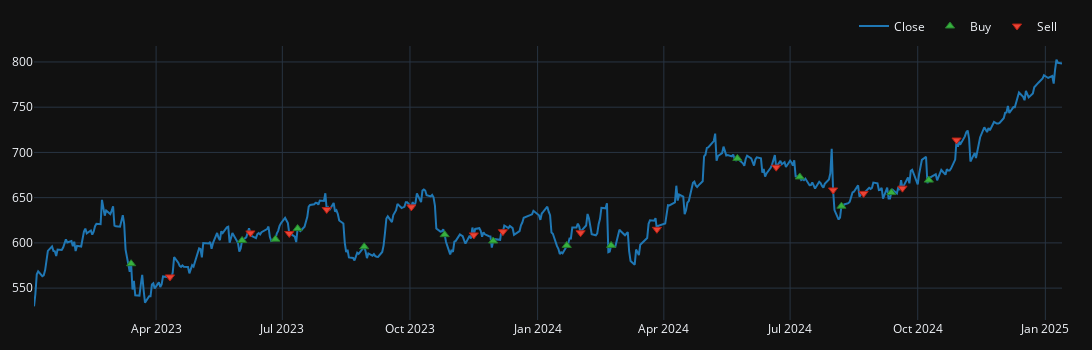

Notebook code cell kept with this figure:
### Code cell
fig = portfolio.plot_orders()
fig.update_layout(template='plotly_dark', width=1200)
fig.show()

### Figure 1 — Plotly figure (JSON) as saved in the notebook; plotly's stock layout.template omitted (floating-point values rounded to 4 significant figures; data arrays with more than 128 entries replaced by an {"elided": "..."} marker saying what was removed)
{"data": [{"line": {"color": "#1f77b4"}, "name": "Close", "showlegend": true, "type": "scatter", "uid": "7c181e95-dfd3-4eab-a404-ca16f60758b2", "x": {"elided": "513 str values"}, "y": {"elided": "513 float values"}}, {"customdata": [[0, 1731.0, 999.0], [2, 1612.0, 971.8], [4, 1628.0, 983.2], [6, 1610.0, 991.5], [8, 1718.0, 1023.0], [10, 1801.0, 1097.0], [12, 1817.0, 1094.0], [14, 1860.0, 1111.0], [16, 1900.0, 1134.0], [18, 1682.0, 1166.0], [20, 1705.0, 1147.0], [22, 1749.0, 1121.0], [24, 1743.0, 1143.0], [26, 1717.0, 1149.0]], "hovertemplate": "Order Id: %{customdata[0]}<br>Timestamp: %{x}<br>Price: %{y}<br>Size: %{customdata[1]:.6f}<br>Fees: %{customdata[2]:.6f}", "marker": {"color": "#37B13F", "line": {"color": "rgb(38,123,44)", "width": 1}, "size": 8, "symbol": "triangle-up"}, "mode": "markers", "name": "Buy", "type": "scatter", "uid": "0f181559-d8e9-4dbe-9552-4a1a133494fa", "x": ["2023-03-14T00:00:00", "2023-06-02T00:00:00", "2023-06-26T00:00:00", "2023-07-12T00:00:00", "2023-08-29T00:00:00", "2023-10-26T00:00:00", "2023-11-30T00:00:00", "2024-01-22T00:00:00", "2024-02-23T00:00:00", "2024-05-24T00:00:00", "2024-07-08T00:00:00", "2024-08-07T00:00:00", "2024-09-12T00:00:00", "2024-10-09T00:00:00"], "y": [577, 602.7, 604.1, 615.8, 595.7, 609.1, 602.1, 597.2, 597.2, 693.4, 672.9, 640.6, 655.6, 669.4]}, {"customdata": [[1, 1731.0, 973.7], [3, 1612.0, 985.2], [5, 1628.0, 993.4], [7, 1610.0, 1025.0], [9, 1718.0, 1099.0], [11, 1801.0, 1096.0], [13, 1817.0, 1113.0], [15, 1860.0, 1137.0], [17, 1900.0, 1168.0], [19, 1682.0, 1150.0], [21, 1705.0, 1123.0], [23, 1749.0, 1145.0], [25, 1743.0, 1151.0], [27, 1717.0, 1225.0]], "hovertemplate": "Order Id: %{customdata[0]}<br>Timestamp: %{x}<br>Price: %{y}<br>Size: %{customdata[1]:.6f}<br>Fees: %{customdata[2]:.6f}", "marker": {"color": "#EA4335", "line": {"color": "rgb(181,31,18)", "width": 1}, "size": 8, "symbol": "triangle-down"}, "mode": "markers", "name": "Sell", "type": "scatter", "uid": "6d768762-8e00-4263-97da-2af6300bef6a", "x": ["2023-04-11T00:00:00", "2023-06-08T00:00:00", "2023-07-06T00:00:00", "2023-08-02T00:00:00", "2023-10-02T00:00:00", "2023-11-16T00:00:00", "2023-12-07T00:00:00", "2024-02-01T00:00:00", "2024-03-27T00:00:00", "2024-06-21T00:00:00", "2024-08-01T00:00:00", "2024-08-23T00:00:00", "2024-09-20T00:00:00", "2024-10-29T00:00:00"], "y": [562.4, 611, 610.4, 636.9, 639.8, 608.8, 612.4, 611.2, 615, 683.7, 658.5, 654.7, 660.5, 713.7]}], "layout": {"height": 350, "legend": {"orientation": "h", "traceorder": "normal", "x": 1, "xanchor": "right", "y": 1.02, "yanchor": "bottom"}, "margin": {"b": 30, "l": 30, "r": 30, "t": 30}, "width": 1200}}
